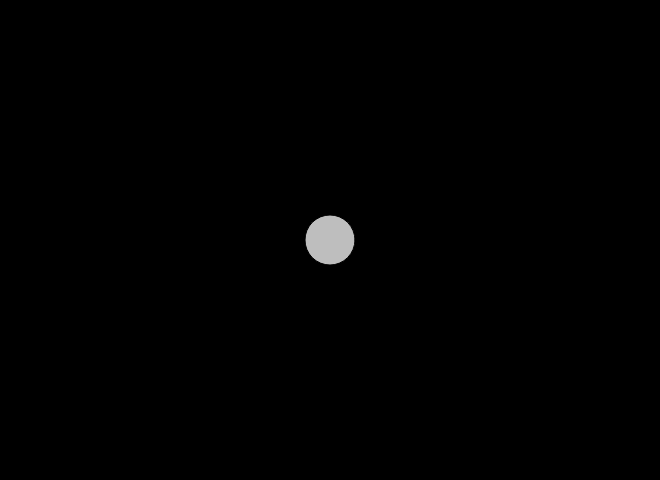
Frame 1 (no input)
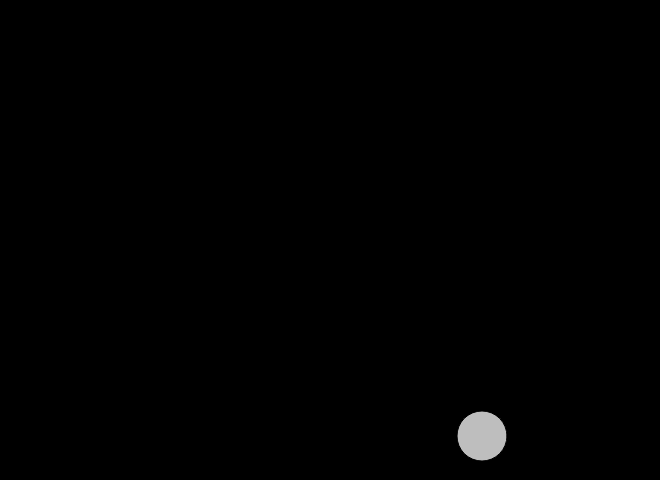
Frame 60 (no input)
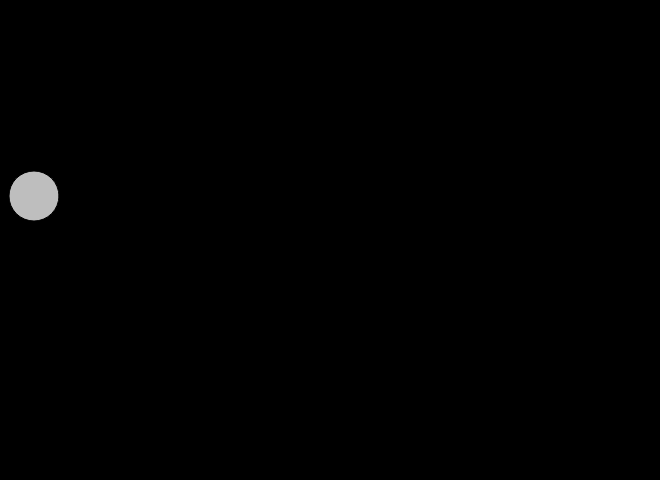
Frame 120 (the mouse pressed at the canvas centre since frame 60)

The p5.js sketch that drew these frames (run headless with seeded random() and noise() and a simulated clock; from frame 60 on, the mouse is pressed at the canvas centre):

// p5.js sketch
// ── sketch.js
//program to bounce a ball around the page

var cx,cy,cr,sxp,ysp;
function setup() {
	createCanvas(660, 480);
	background(0);
	cx = width/2;
	cy = height/2;
	cr = 50;
	xsp = 8;
	ysp = 4;
}

function draw() 
{
	background(0);
	fill(190);
	ellipse(cx,cy,cr);
	if((cx+cr/2)>=width)
	{
		xsp*=-1;
	}
	else if((cx-cr/2)<=0)
	{
		xsp*=-1;
	}
	if((cy+cr/2)>=height)
	{
		ysp*=-1;
	}
	else if((cy-cr/2)<=0)
	{
		ysp*=-1;
	}
	cx+=xsp;
	cy+=ysp;
}
